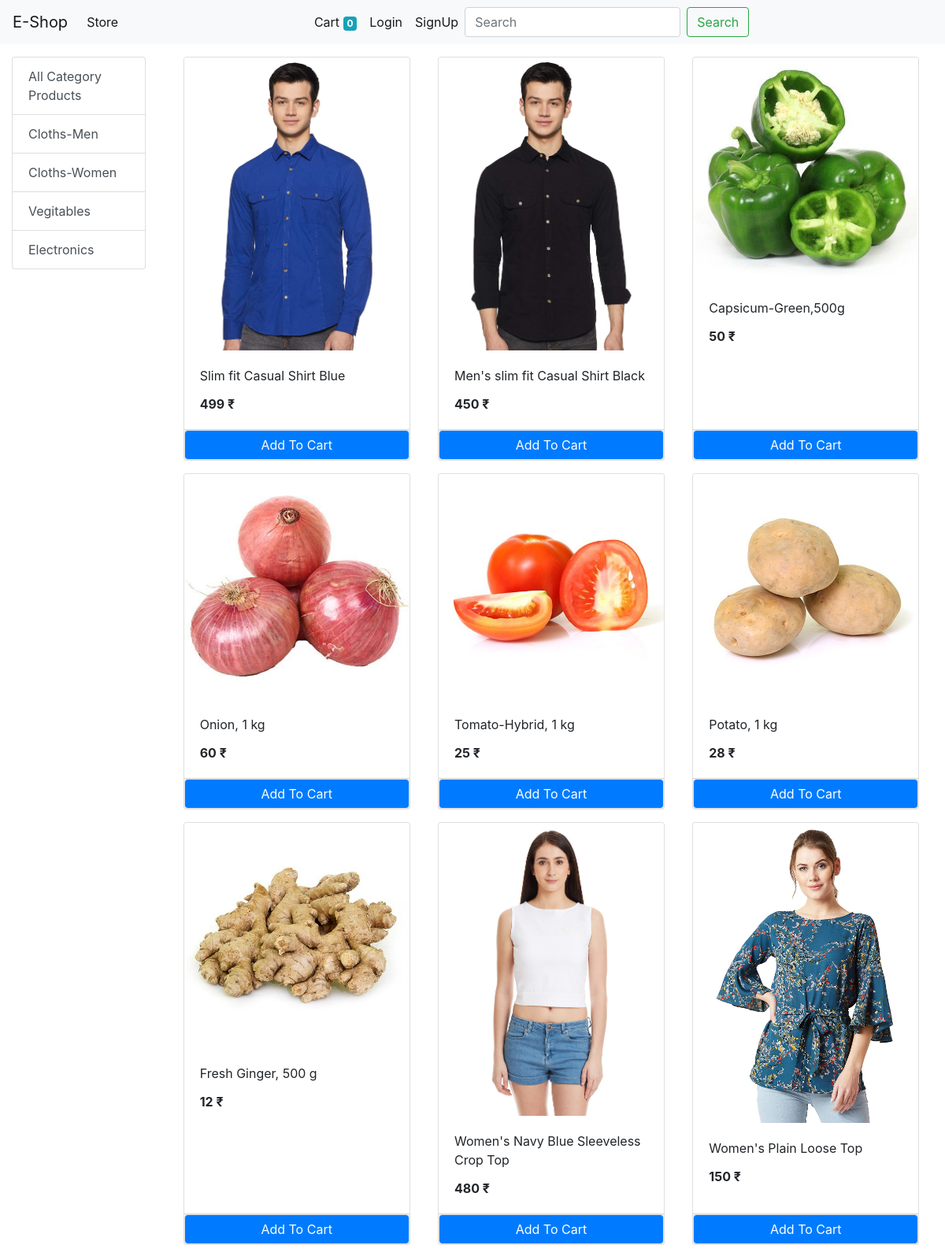
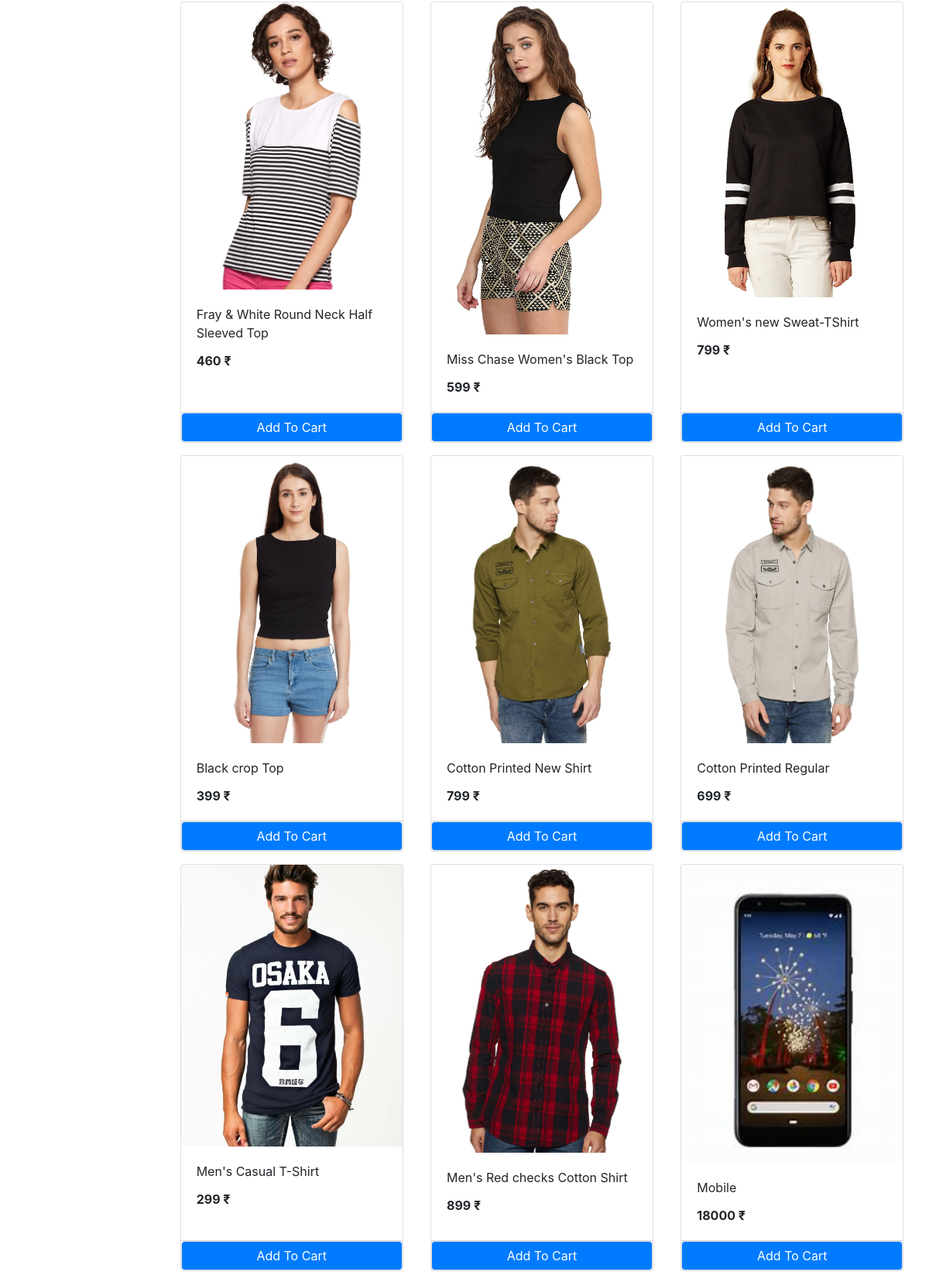
The page / (upper part) on the database its author committed (2 pictures, top to bottom).
### store/models/category.py (models this page shows, shortened)
class Category(models.Model):
    name = models.CharField(max_length=20)
    @staticmethod
    def get_all_categories():
        return Category.objects.all()

### store/models/product.py (models this page shows, shortened)
class Product(models.Model):
    name = models.CharField(max_length=50)
    price = models.IntegerField(default=0)
    description = models.CharField(max_length=200,default='')
    image = models.ImageField(upload_to='uploads/products/')
    category = models.ForeignKey(Category,on_delete=models.CASCADE,default=1)
    @staticmethod
    def get_all_products():
        return Product.objects.all()

### store/views/home.py (the view, shortened to what this page needs)
# urls.py: path('',home.Index.as_view(),name='homepage'),
class Index(View):
    def get(self,request):
        cart=request.session.get('cart')
        if not cart:
            request.session['cart']={}
        prods = None
        catergory = Category.get_all_categories()
        categoryID = request.GET.get('category')
        if categoryID:
            prods = Product.get_all_products_by_categoryid(categoryID)
        else:
            prods = Product.get_all_products()
        data = {}
        data['product'] = prods
        data['categories'] = catergory
        return render(request, 'index.html', data)

### store/templatetags/cart.py (called while the page is built)
@register.filter(name='is_in_cart')
def is_in_cart(product,cart):
    for id in cart:
        if int(id)==product.id:
            return True
    return False

### store/templatetags/custom_filter.py (called while the page is built)
@register.filter(name='currency')
def currency(number):
    return str(number)+" ₹"

### store/templates/index.html (shortened to what this page needs)
{% extends 'base.html' %}
{% block content %}
{% load cart %}
{% load custom_filter %}
    <div class="container-fluid mt-3">
    <div class="row">
<div class="col-lg-2">
        <div class="list-group">
            <a href="/" class="list-group-item list-group-item-action">All Category Products</a>
            {% for category in categories %}
            <a href="/?category={{category.id}}" class="list-group-item list-group-item-action">{{category.name}}</a>
            {% endfor %}
        </div>
</div>
        <div id="products" class="col-lg-10">
            <div class="row mx-auto">
             {% for prod in product %}
             <div class="card mx-auto mb-3" id="{{prod.id}}" style="width: 18rem;">
                <img src="{{prod.image.url}}" class="card-img-top" alt="...">
                <div class="card-body">
                  <p class="card-title">{{prod.name}}</p>
                  <p class="card-text"><b>{{prod.price|currency}}</b></p>
                </div>
                <div class="card-footer p-0 nu-gutters">
                  {% if prod|is_in_cart:request.session.cart %}
                  <div class="row nu-gutters" >
                    <form action="/#{{prod.id}}" class="col-3" method="POST">
                      {% csrf_token %}
                      <input hidden type="text" value="{{prod.id}}" name="prodid">
                      <input hidden type="text" value="True" name="remove">
                      <input type="submit" value=" - " class="btn btn-block btn-primary">
                    </form>
                    <div class="text-center col"> {{prod|cart_quantity:request.session.cart}} in cart</div>
                    <form action="/#{{prod.id}}" class="col-3" method="POST">
                      {% csrf_token %}
                      <input hidden type="text" value="{{prod.id}}" name="prodid">
                      <input type="submit" value=" + " class="btn btn-block btn-primary">
                    </form>
                  </div>
                  {% else %}
                  <form action="/#{{prod.id}}" method="POST" class="btn-block">
                  <input type="submit" class="float-right btn btn-primary border form-control" value="Add To Cart"></a>
                </form>
                  {% endif %}
                </div>
              </div>
             {% endfor %}{}
            </div>
        </div>
    </div>
{% endblock %}

### rows shown on the page
Category: name "Cloths-Men"
Category: name "Cloths-Women"
Category: name "Vegitables"
Category: name "Electronics"
Product: {{ prod.id }} 1 (drawn), image (picture), name "Slim fit Casual Shirt Blue", price "499 ₹"
Product: image (picture), name "Men's slim fit Casual Shirt Black", price "450 ₹"
Product: image (picture), name "Capsicum-Green,500g", price "50 ₹"
Product: image (picture), name "Onion, 1 kg", price "60 ₹"
Product: image (picture), name "Tomato-Hybrid, 1 kg", price "25 ₹"
Product: image (picture), name "Potato, 1 kg", price "28 ₹"
Product: image (picture), name "Fresh Ginger, 500 g", price "12 ₹"
Product: image (picture), name "Women's Navy Blue Sleeveless Crop Top", price "480 ₹"
Product: image (picture), name "Women's Plain Loose Top", price "150 ₹"
Product: image (picture), name "Fray & White Round Neck Half Sleeved Top", price "460 ₹"
Product: image (picture), name "Miss Chase Women's Black Top", price "599 ₹"
Product: image (picture), name "Women's new Sweat-TShirt", price "799 ₹"
Product: image (picture), name "Black crop Top", price "399 ₹"
Product: image (picture), name "Cotton Printed New Shirt", price "799 ₹"
Product: image (picture), name "Cotton Printed Regular", price "699 ₹"
Product: image (picture), name "Men's Casual T-Shirt", price "299 ₹"
Product: image (picture), name "Men's Red checks Cotton Shirt", price "899 ₹"
Product: {{ prod.id }} 18 (drawn), image (picture), name "Mobile", price "18000 ₹"

### other values the page prints
{{ request.session.cart.keys|length }} "0"
